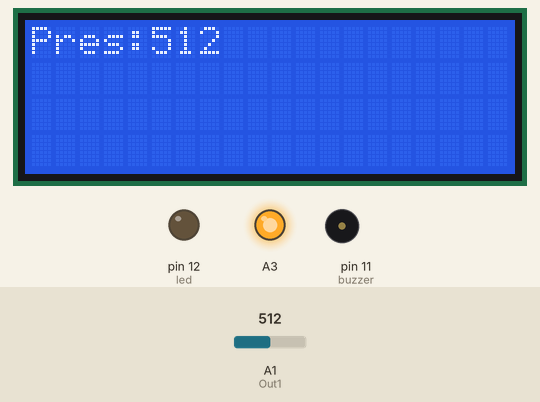
Recording of a sketch running on a simulated Arduino Uno, built with avr-gcc and run on an emulated ATmega328P. On the bench: 20×4 character LCD, output pins drawn as LEDs (lit = HIGH), buzzer (waves = sounding). Inputs (shaded band) come from the test bench; at power-on: A1 (Out1) = 512. What the sketch prints to the serial monitor is not drawn.

Above: at 1.2 s.
1.3 s: A1 (Out1) set to 498
At 1.52 s:
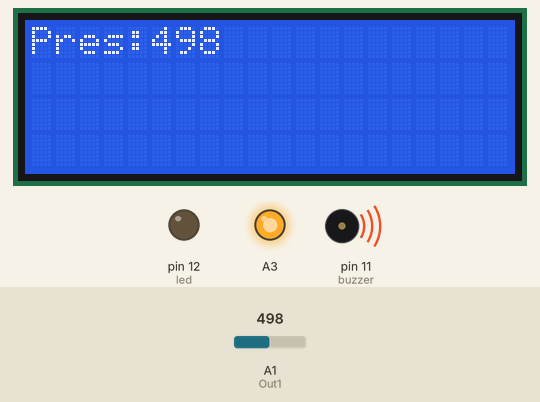
4.3 s: A1 (Out1) set to 716
At 4.7 s:
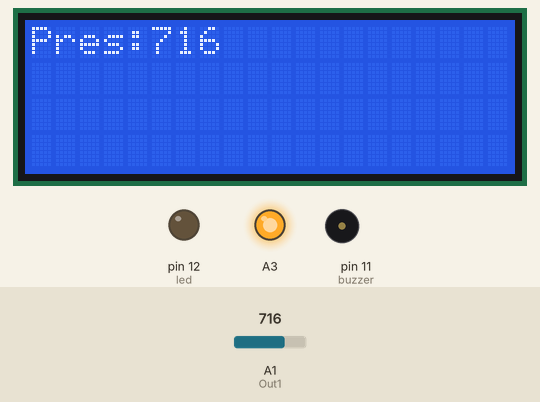
5.8 s: A1 (Out1) set to 511
At 6.04 s:
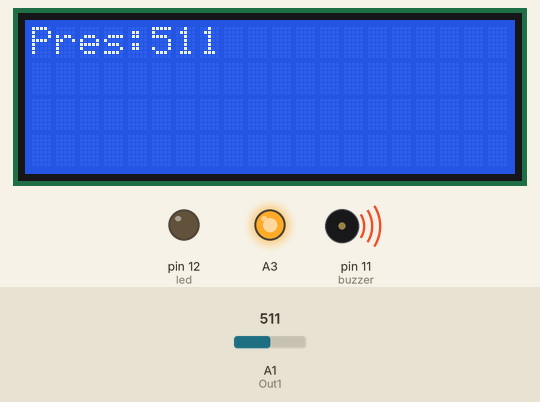
Timing chart, 0 to 13.3 s (numbered marks = the images above; inputs shaded):
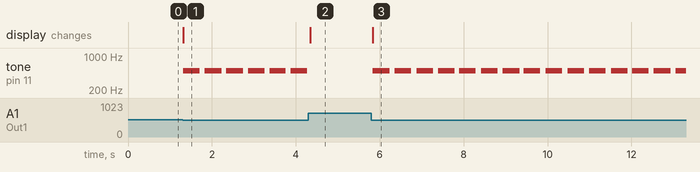

Measured:
- the behaviour switches between 512 and 511 on A1 (Out1) (found by bisection; images 0 and 1)
- after the input at 1.3 s, tone on pin 11 (buzzer): alternates 500 Hz for 0.40 s and silent for 0.12 s, starting at once; the display: changes at once (image 1)
- after the input at 4.3 s, tone on pin 11 (buzzer): stops changing and stays silent; the display: changes at once (image 2)
- after the input at 5.8 s, tone on pin 11 (buzzer): alternates 500 Hz for 0.40 s and silent for 0.12 s, starting at once; the display: changes at once (image 3)

The sketch:

ventilator_pressure_display_smoothing.ino
```cpp
#include <Wire.h>
#include <LiquidCrystal_I2C.h>

LiquidCrystal_I2C lcd(0x27,20,4);  // set the LCD address to 0x27 for a 16 chars and 2 line display

const int buzzer = 11;             // Piezo buzzer with + on pin 11, - on GND
const int led = 12;                // LED with + on pin12, - on GND

const int Vcc = 7;               //Pressure sensor pins
//const int Out2 = A2;
const int Out1 = A1;

unsigned long time_old = 0;            // Variables to record time
unsigned long time_new = 0;
unsigned long time_lb = 0;


int limit = 10;                    // ms limit to for how fast to run program
bool alarm = false;                // Turns alarm on or off

int t_buzz = 400;                  // ms length of each alarm buzz
int t_buzz_brk = 100;              // ms length between buzz
int f_buzz = 500;                  // buzzer frequency
int p_init;

const int numReadings = 32;
int srate = 500;                // sampling rate, ms between
int readings[numReadings];      // the readings from the analog input
int readIndex = 0;              // the index of the current reading
int total = 0;
int average = 0;                // the average
unsigned long tlast = limit;

int concern = 0;
int peak_ind;
int ind = 0;
void setup()
{
  Serial.begin(9600);              //This is just for the prototyper to open the serial port and see the stream of data

  pinMode(buzzer, OUTPUT);         // Set buzzer - pin 11 as an output
  pinMode(led, OUTPUT);            // Set LED - pin 13 as an output

  pinMode(Out1, INPUT);
  pinMode(A3, OUTPUT);
  analogWrite(A3, 400);

  lcd.init();                      // initialize the lcd
  lcd.backlight();
  void lcdClear();

  p_init = analogRead(Out1);     //initial pressure as a standard for disconnects

  for (int thisReading = 0; thisReading < numReadings; thisReading++) {
  readings[thisReading] = 0;

}
}
void loop()
{
  time_new = millis();              // Update time

//Read Pressure
 int P1 = analogRead(Out1);

//Alarm Conditions
  if(P1<p_init){alarm = true;}
  else if(concern >= 5000/limit){alarm = true;}
  else {alarm = false;}

//Alarm buzzer
if(alarm==true){
    if( millis()< time_lb + t_buzz){
      tone(buzzer, f_buzz);
    }
    else {
      noTone(buzzer);
      if (millis()>= time_lb + t_buzz + t_buzz_brk){
        time_lb = millis();
      }
    }
  }
if(alarm==false){
    noTone(buzzer);
  }

  Serial.print("\t");
  Serial.print(P1);
  Serial.print("\t");
  Serial.print(100*alarm+550 );
  Serial.print("\t");
  Serial.print(p_init);
  Serial.print("\t");
  Serial.print(concern);
  Serial.print("\t");
  Serial.println(average);


//LCD screen
  lcd.setCursor(0,0);
  lcd.print("Pres:");
  lcd.print(P1);

//Data Averaging and Recording
if(millis()>=tlast+srate){
  tlast=millis();
  total = total - readings[readIndex];          // subtract the saved data location, to prep for new

  readings[readIndex] = P1;   // read from the sensor:

  total = total + readings[readIndex];          // add the reading to the total:

  readIndex = readIndex + 1;                    // advance to the next position in the array:

  if (readIndex >= numReadings) {               // if we're at the end of the array...
    readIndex = 0;                                 // ...wrap around to the beginning:
  }
  average = total / numReadings;                // calculate the average:
}
//How long has pressure not peaked
if(concern > 0 ){
  if(P1<ind){
  concern += 1; }
  else{ concern = 0;}
}

if(P1<average && concern == 0 ){
  concern += 1;
  ind = average;
}

//Program Max Speed Limit
  while(millis()<time_new+limit)
  {} //do nothing

}

void lcdClear()
{
  lcd.setCursor(0,0);
  lcd.print("                ");
  lcd.setCursor(0,1);
  lcd.print("                ");
}
```
